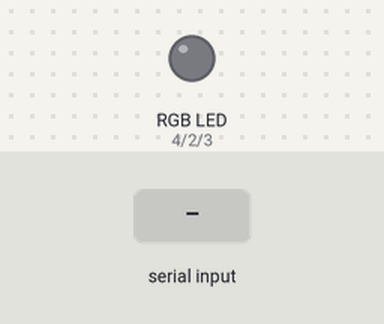
This sketch was run on a simulated Arduino Uno, built with avr-gcc and run on an emulated ATmega328P. Shown: an RGB LED mixed from three pins (HIGH = lit). The test bench sets the inputs (shaded band).

Above: at 1.2 s.
1.3 s: "R" received over Serial
At 2.4 s:
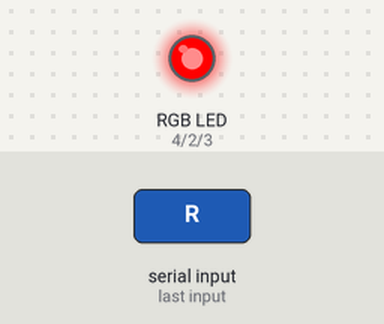
2.8 s: "B" received over Serial
At 4.3 s:
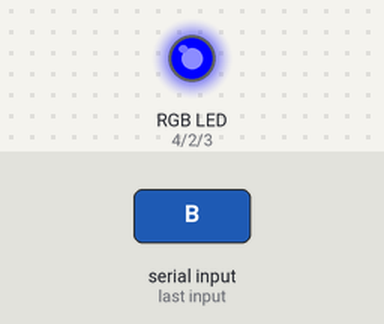
5.3 s: "G" received over Serial
At 7.4 s:
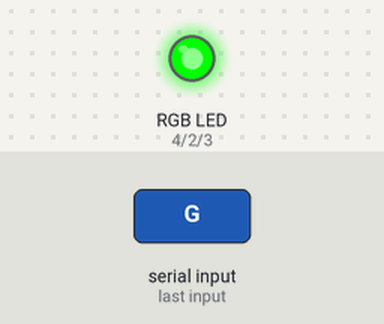
7.8 s: "R" received over Serial
At 8.5 s:
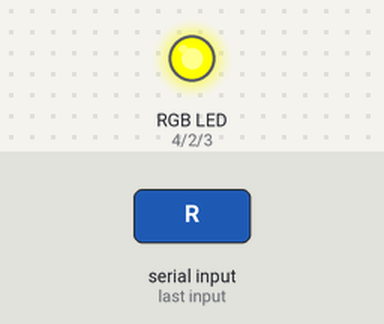
Timing chart, 0 to 10.8 s (numbered marks = the images above; inputs shaded):
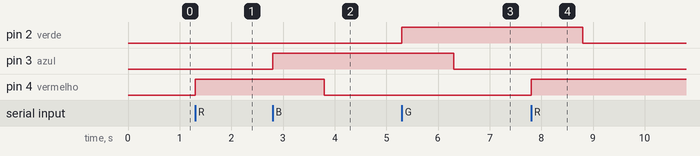

Measured:
- after the input at 1.3 s, pin 4 (vermelho): LOW → HIGH at once
- after the input at 2.8 s, pin 3 (azul): LOW → HIGH at once; pin 4 (vermelho): HIGH → LOW after 1.0 s
- after the input at 5.3 s, pin 2 (verde): LOW → HIGH at once; pin 3 (azul): HIGH → LOW after 1.0 s
- after the input at 7.8 s, pin 2 (verde): HIGH → LOW after 1.0 s; pin 4 (vermelho): LOW → HIGH at once

The sketch:

led_rgb1.ino
```cpp
char recebido;

#define verde 2
#define azul 3
#define vermelho 4

void setup()
{
    Serial.begin(9600);
    pinMode(vermelho,OUTPUT);
  	pinMode(azul,OUTPUT);
  	pinMode(verde,OUTPUT);

}

void loop()
{

  if(Serial.available()>0) // verifica se ha dado na serial
  {
    recebido=Serial.read(); // le o dado da serial
    if( recebido=='R')
    {
      digitalWrite(	vermelho,HIGH);
      delay(1000);
      digitalWrite(azul,LOW);
      digitalWrite(verde,LOW);

    }
    if(recebido=='B')
    {
      digitalWrite(azul,HIGH);
      delay(1000);
      digitalWrite(vermelho,LOW);
      digitalWrite(verde,LOW);
      }
    if(recebido=='G')
    {
      digitalWrite(verde,HIGH);
      delay(1000);
      digitalWrite(vermelho,LOW);
      digitalWrite(azul,LOW);
      }
  }
}
```
